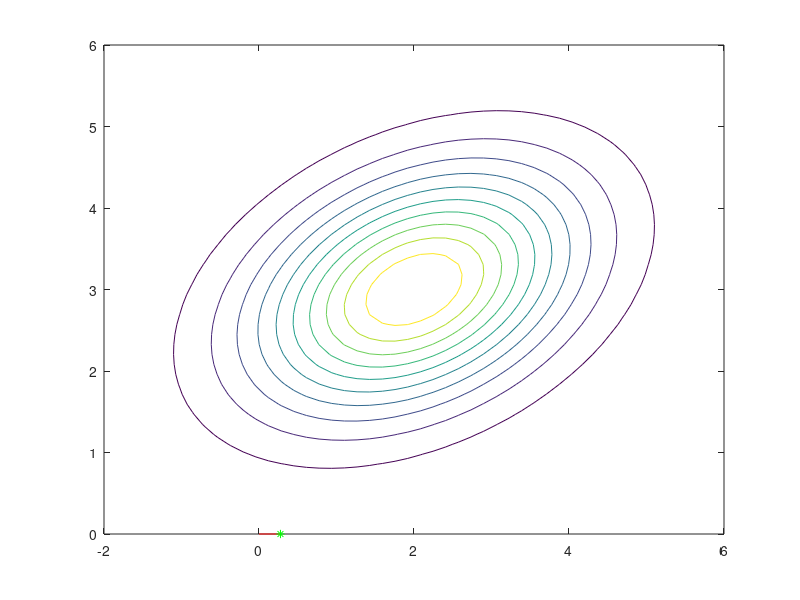

MATLAB code to generate this figure: (Note: this script raises an error after producing the figure.)
close all; clear all; clc;
%%
sigma = [2 .5; .5 1];
mu = [2 3];

[X1,X2] = meshgrid(linspace(-2,6,50),linspace(0,6,50));
X = [X1(:) X2(:)];
p = mvnpdf(X, mu, sigma);

h = figure('units','normalized','outerposition',[0 0 1 1]);
contour(X1,X2,reshape(p,50,50));
hold on
%%
rho = sigma(1,2)/(sqrt(sigma(1,1))*sqrt(sigma(2,2)));
x1givenx2 = @(x2) normrnd(mu(1) + sigma(1,1)*rho*(x2-mu(2))/sigma(2,2),sqrt(sigma(1,1)^2 * (1-rho^2)));
x2givenx1 = @(x1) normrnd(mu(2) + sigma(2,2)*rho*(x1-mu(1))/sigma(1,1),sqrt(sigma(2,2)^2*(1-rho^2)));
%%
N = 80;
x = [0,0];
filename = 'Gibbs_Sampling.gif';

for i = 1:N
    for k = 1:length(mu)
        x_prev = x;
        x(1) = x1givenx2(x(2));
        plot([x_prev(1) x(1)],[x_prev(2) x_prev(2)],'r-')
        pointer = plot(x(1),x(2),'g*');
        
        drawnow
        frame = getframe(h);
        im = frame2im(frame);
        [imind,cm] = rgb2ind(im,256);
        if i == 1 
            imwrite(imind,cm,filename,'gif','DelayTime',0.5, 'Loopcount',inf); 
        else 
            imwrite(imind,cm,filename,'gif','DelayTime',0.5,'WriteMode','append'); 
        end 
        
        x(2) = x2givenx1(x(1));
        plot([x(1) x(1)],[x_prev(2) x(2)],'r-')
        delete(pointer)
        pointer = plot(x(1),x(2),'g*');
        
        drawnow
        frame = getframe(h);
        im = frame2im(frame);
        [imind,cm] = rgb2ind(im,256);
        if i == 1 
            imwrite(imind,cm,filename,'gif','DelayTime',0.5, 'Loopcount',inf); 
        else 
            imwrite(imind,cm,filename,'gif','DelayTime',0.5,'WriteMode','append'); 
        end 
        
        delete(pointer)
    end
end
